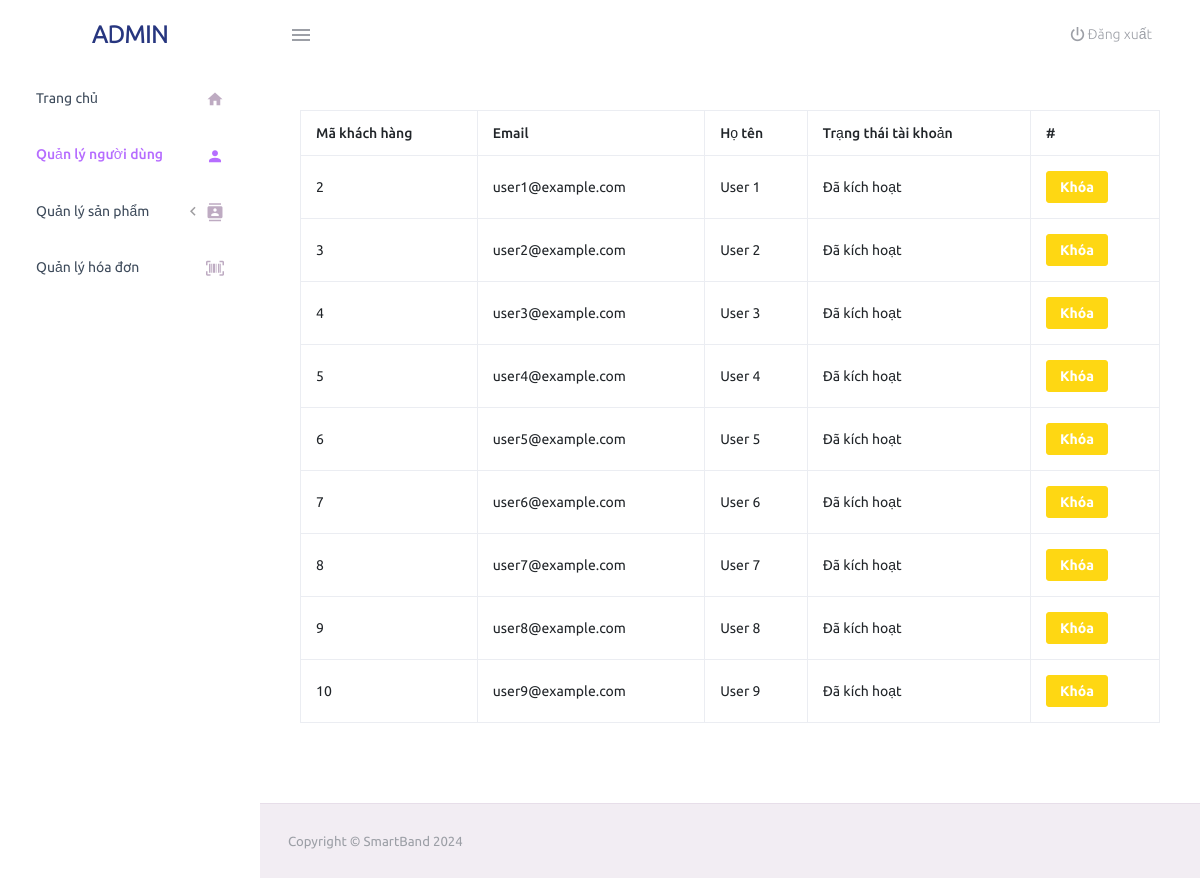
Page /views/admin/index.php?page=user (signed in) on the committed database.
### tables this page shows
CREATE TABLE `users` (
    `user_id` INT AUTO_INCREMENT PRIMARY KEY,
    `email` VARCHAR(255) NOT NULL,
    `password` VARCHAR(255) NOT NULL,
    `full_name` VARCHAR(255) NOT NULL,
    `role` ENUM('admin', 'user') NOT NULL DEFAULT 'user',
    `status` ENUM('active', 'inactive', 'block') NOT NULL DEFAULT 'inactive',
    `created_at` TIMESTAMP DEFAULT CURRENT_TIMESTAMP,
    `updated_at` TIMESTAMP DEFAULT CURRENT_TIMESTAMP ON UPDATE CURRENT_TIMESTAMP
);

### views/admin/index.php (called while the page is built, shortened)
<?php
include 'home.php';

### dao/user.dao.php (called while the page is built, shortened)
<?php
class UserDAO
{
    private static $instance = NULl;
    public static function getInstance()
    {
        if (!isset(self::$instance)) {
            self::$instance = new UserDAO();
        }
        return self::$instance;
    }
    public function getAll()
    {
        $sql = "
                    select *
                    from users
                    where role = 'user';
                ";
        $db = DB::getInstance();
        $req = $db->query($sql);
        $list = [];
        foreach ($req->fetchAll() as $item) {
            $list[] = User::fromResultSet($item);
        }
        return $list;
    }
}

### models/user.php (called while the page is built, shortened)
<?php
class User
{
    private $userId;
    private $email;
    private $fullName;
    private $status;
    public function __construct($userId, $email, $password, $fullName, $role, $status)
    {
        $this->userId = $userId;
        $this->email = $email;
        $this->fullName = $fullName;
        $this->status = $status;
    }
    public function getEmail()
    {
        return $this->email;
    }
    public function getFullName()
    {
        return $this->fullName;
    }
    public function getStatusValue()
    {
        return $this->status;
    }
    public function getStatus()
    {
        switch($this->status){
            case 'active':
                return 'Đã kích hoạt';
        }
    }
    public function getUserId()
    {
        return $this->userId;
    }
    public static function fromResultSet($arr)
    {
        return new User(
            $arr["user_id"],
            $arr["email"],
            $arr["password"],
            $arr["full_name"],
            $arr["role"],
            $arr["status"]
        );
    }
}

### views/admin/user.list.php (the view, shortened to what this page needs)
<?php
$list = UserDAO::getInstance()->getAll();
?>
<div class="col-lg-12 grid-margin stretch-card">
    <div class="card">
        <div class="card-body table-responsive">
            <table class="table table-bordered ">
                <thead>
                    <tr>
                        <th scope="col"> Mã khách hàng </th>
                        <th> Email </th>
                        <th> Họ tên </th>
                        <th> Trạng thái tài khoản </th>
                        <th> # </th>
                    </tr>
                </thead>
                <tbody>
                    <?php
                    foreach ($list as $item) {
                        echo "<tr>";
                        echo "<td scope='row'>" . $item->getUserId() . "</td>";
                        echo "<td class='text-truncate' style='max-width: 250px;' title='" . $item->getEmail() . "'>" . $item->getEmail() . "</td>";
                        echo "<td>" . $item->getFullName() . "</td>";
                        echo "<td>" . $item->getStatus() . "</td>";
                        if ($item->getStatusValue() == 'active') {
                            echo "<td>
                                <a href='index.php?page=user&act=block&id=" . $item->getUserId() . "' class='btn btn-warning btn-sm'>Khóa</a>
                            </td>";
                        } else if ($item->getStatusValue() == 'block') {
                            echo "<td>
                                <a href='index.php?page=user&act=unblock&id=" . $item->getUserId() . "' class='btn btn-success btn-sm'>Mở khóa</a>
                            </td>";
                        }
                    }
                    ?>
                </tbody>
            </table>
        </div>
    </div>
</div>

### rows in the picture
users: user_id "2", email "user1@example.com", full_name "User 1", status "Đã kích hoạt"
users: user_id "3", email "user2@example.com", full_name "User 2", status "Đã kích hoạt"
users: user_id "4", email "user3@example.com", full_name "User 3", status "Đã kích hoạt"
users: user_id "5", email "user4@example.com", full_name "User 4", status "Đã kích hoạt"
users: user_id "6", email "user5@example.com", full_name "User 5", status "Đã kích hoạt"
users: user_id "7", email "user6@example.com", full_name "User 6", status "Đã kích hoạt"
users: user_id "8", email "user7@example.com", full_name "User 7", status "Đã kích hoạt"
users: user_id "9", email "user8@example.com", full_name "User 8", status "Đã kích hoạt"
users: user_id "10", email "user9@example.com", full_name "User 9", status "Đã kích hoạt"
